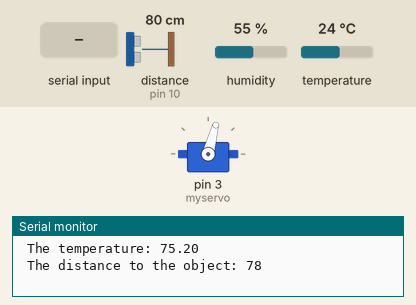
The sketch below on a simulated Arduino Uno, built with avr-gcc and run on an emulated ATmega328P. Parts: servo, the last lines printed to the serial monitor. Wiring (inferred from the names in the program): ultrasonic range finder: trigger pin 11; echo pin 10. The inputs (shaded band) are chosen by the test bench; at power-on: distance to the obstacle (sensor on pin 10) 80 cm, temperature 24 °C, humidity 55 %. The echo pulse lasts 58.3 µs per cm.

Above: at 1.2 s.
1.3 s: distance to the obstacle (sensor on pin 10) set to 2 cm
At 1.68 s:
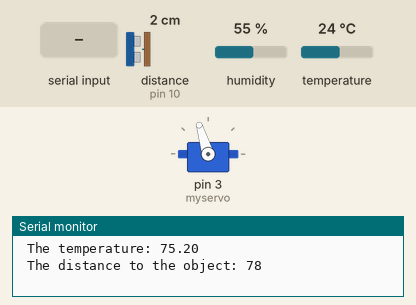
7.0 s: temperature set to 12 °C
At 7.19 s:
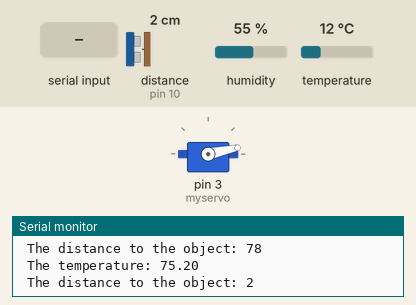
10.5 s: "1\n" received over Serial
At 13.33 s:
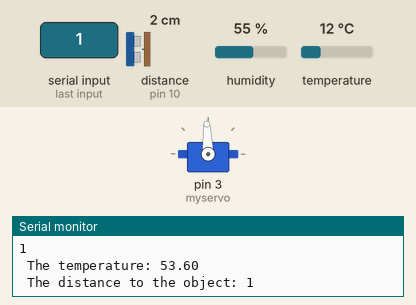
14.0 s: distance to the obstacle (sensor on pin 10) set to 250 cm
17.5 s: temperature set to 28 °C
Timing chart, 0 to 22.0 s (numbered marks = the images above; inputs shaded):
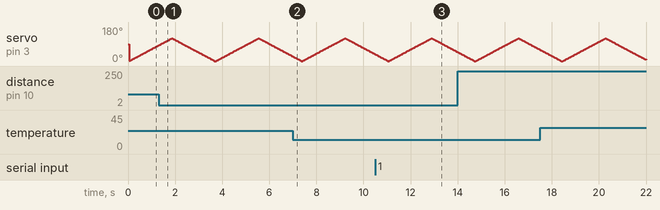

The sketch:

test_servo_motor.ino
```cpp
#include<Servo.h>
#include <DHT.h>
#define DHTPIN A0
#define DHTTYPE DHT11
int pos = 0;    // variable to store the servo position
Servo myservo;
int led =7;


DHT dht(DHTPIN, DHTTYPE);
const int trigPin = 11;
const int echoPin = 10;
long duration;
int distanceCm, distanceInch;


void setup() {
  dht.begin();
  myservo.attach(3);
  Serial.println("DHT temperature sensor ");


  pinMode(trigPin, OUTPUT);
pinMode(echoPin, INPUT);
Serial.begin(9600);

  // attaches the servo on pin 9 to the servo object
}
void Temperature_sensor(){


}
void Ultrasonic_sensor(){

      digitalWrite(trigPin, LOW);
delayMicroseconds(1);
digitalWrite(trigPin, HIGH);
delayMicroseconds(1);
digitalWrite(trigPin, LOW);

duration = pulseIn(echoPin, HIGH);
distanceCm= duration*0.034/2;
distanceInch = duration*0.0133/2;
Serial.println(distanceCm);

 }

void loop() {

      if(Serial.available())
      {
      String data = Serial.readStringUntil('\n');
      Serial.flush();

      Serial.println(data);

      }
    Serial.print(" The temperature: " );
  Serial.println(dht.readTemperature(true)) ;
  int temp = dht.readTemperature(true);
  if( temp > 74){
      digitalWrite(led,HIGH);
      delay(10);
      digitalWrite(led,LOW);
    }
  Serial.print(" The distance to the object: " );
  Ultrasonic_sensor();
  for (pos = 0; pos <= 120; pos += 1) { // goes from 0 degrees to 180 degrees
    // in steps of 1 degree
    myservo.write(pos);              // tell servo to go to position in variable 'pos'
    delay(15);                       // waits 15ms for the servo to reach the position
  }
  for (pos = 120; pos >= 0; pos -= 1) { // goes from 180 degrees to 0 degrees
    myservo.write(pos);              // tell servo to go to position in variable 'pos'
    delay(15);                       // waits 15ms for the servo to reach the position
  }

}
```
